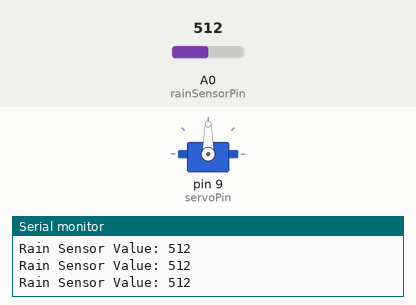
Bench run of a sketch on a simulated Arduino Uno, built with avr-gcc and run on an emulated ATmega328P. Shown: servo, the last lines printed to the serial monitor. Inputs (shaded band) come from the test bench; at power-on: A0 (rainSensorPin) = 512.

Above: at 1.3 s.
1.4 s: A0 (rainSensorPin) set to 490
At 2.9 s:
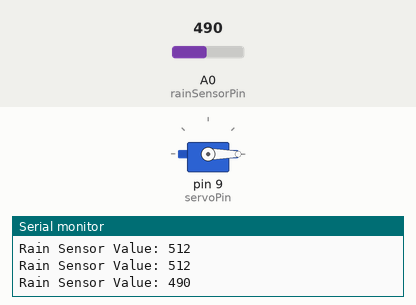
3.9 s: A0 (rainSensorPin) set to 510
At 4.38 s:
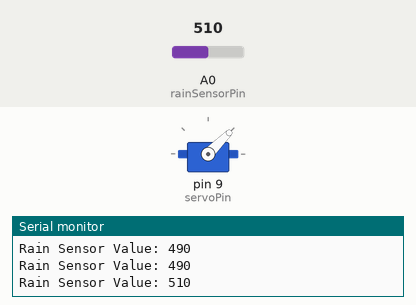
6.3 s: A0 (rainSensorPin) set to 306
At 6.5 s:
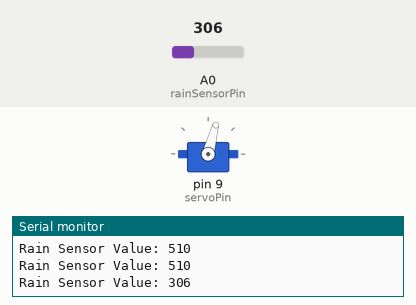
8.7 s: A0 (rainSensorPin) set to 511
At 8.91 s:
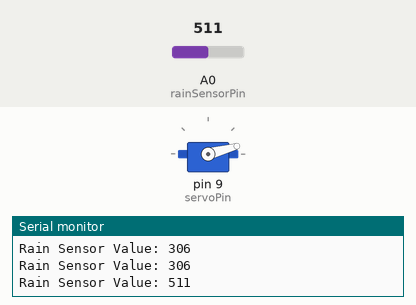
Timing chart, 0 to 11.7 s (numbered marks = the images above; inputs shaded):
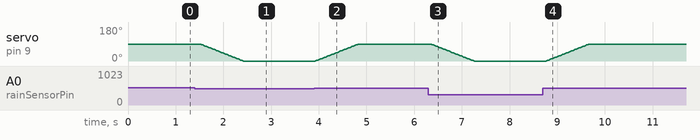

The sketch:

Arduino_Auto_cloth_hanger.ino
```cpp
#include <Servo.h>

// Pin configuration
const int rainSensorPin = A0;  // Analog pin connected to the rain sensor
const int threshold = 500;    // Threshold value for rain detection (adjust as needed)
Servo clothRackServo;         // Servo object

const int servoPin = 9;       // Pin connected to the servo signal
const int servoOpenAngle = 0; // Angle when it rains
const int servoCloseAngle = 90; // Angle when no rain

int currentAngle = servoCloseAngle;     // Keeps track of the current servo position

void setup() {
  Serial.begin(9600);
  clothRackServo.attach(servoPin);
  clothRackServo.write(currentAngle); // Default position
  Serial.println("System Initialized");
}

void loop() {
  int rainValue = analogRead(rainSensorPin);
  Serial.print("Rain Sensor Value: ");
  Serial.println(rainValue);

  if (rainValue < threshold && currentAngle != servoOpenAngle) {
    // Rain detected, move to 0 degrees gradually
    moveServoSmoothly(currentAngle, servoOpenAngle);
  } else if (rainValue >= threshold && currentAngle != servoCloseAngle) {
    // No rain, move to 90 degrees gradually
    moveServoSmoothly(currentAngle, servoCloseAngle);
  }

  delay(500); // Delay for stability
}

// Function to move servo smoothly to a target angle
void moveServoSmoothly(int startAngle, int targetAngle) {
  int step = (startAngle < targetAngle) ? 1 : -1; // Determine direction of movement
  for (int angle = startAngle; angle != targetAngle + step; angle += step) {
    clothRackServo.write(angle);
    delay(10); // Delay for smoothness (lower value = smoother but slower)
    currentAngle = angle;
  }
}
```

Measured:
- the behaviour switches between 500 and 499 on A0 (rainSensorPin) (found by bisection; images 0 and 1)
- after the input at 1.4 s, servo on pin 9 (servoPin): moves from 90° to 0° over 0.91 s, starting after 0.11 s
- after the input at 3.9 s, servo on pin 9 (servoPin): moves from 0° to 90° over 0.91 s, starting at once
- after the input at 6.3 s, servo on pin 9 (servoPin): moves from 90° to 0° over 0.91 s, starting after 0.05 s
- after the input at 8.7 s, servo on pin 9 (servoPin): moves from 0° to 90° over 0.91 s, starting after 0.07 s
